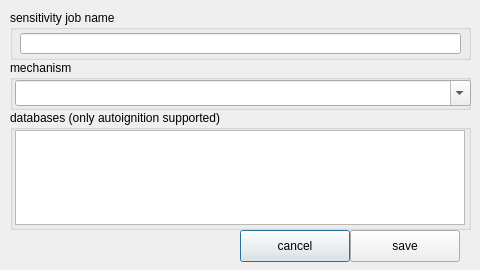
<?xml version="1.0" encoding="UTF-8"?>
<ui version="4.0">
 <class>Dialog</class>
 <widget class="QDialog" name="Dialog">
  <property name="geometry">
   <rect>
    <x>0</x>
    <y>0</y>
    <width>480</width>
    <height>270</height>
   </rect>
  </property>
  <property name="sizePolicy">
   <sizepolicy hsizetype="Fixed" vsizetype="Fixed">
    <horstretch>0</horstretch>
    <verstretch>0</verstretch>
   </sizepolicy>
  </property>
  <property name="windowTitle">
   <string>sensitivity calculation</string>
  </property>

  <widget class="QGroupBox" name="groupBox">
   <property name="geometry">
    <rect>
     <x>10</x>
     <y>10</y>
     <width>461</width>
     <height>50</height>
    </rect>
   </property>
   <property name="title">
    <string>sensitivity job name</string>
   </property>
   <property name="flat">
    <bool>true</bool>
   </property>
   <widget class="QLineEdit" name="txt_name">
    <property name="geometry">
     <rect>
      <x>10</x>
      <y>23</y>
      <width>441</width>
      <height>21</height>
     </rect>
    </property>
    <property name="readOnly">
     <bool>false</bool>
    </property>
   </widget>
  </widget>

  <widget class="QGroupBox" name="groupBoxMech">
   <property name="geometry">
    <rect>
     <x>10</x>
     <y>60</y>
     <width>461</width>
     <height>50</height>
    </rect>
   </property>
   <property name="title">
    <string>mechanism</string>
   </property>
   <property name="flat">
    <bool>true</bool>
   </property>

   <widget class="QComboBox" name="cb_mech">
    <property name="geometry">
     <rect>
      <x>5</x>
      <y>20</y>
      <width>456</width>
      <height>26</height>
     </rect>
    </property>
    <property name="editable">
     <bool>true</bool>
    </property>
    <property name="insertPolicy">
     <enum>QComboBox::NoInsert</enum>
    </property>
   </widget>
  </widget>

  <widget class="QGroupBox" name="groupBoxDbs">
   <property name="geometry">
    <rect>
     <x>10</x>
     <y>110</y>
     <width>461</width>
     <height>120</height>
    </rect>
   </property>
   <property name="title">
    <string>databases (only autoignition supported)</string>
   </property>
   <property name="flat">
    <bool>true</bool>
   </property>
   <widget class="QListView" name="list_dbs">
    <property name="enabled">
     <bool>true</bool>
    </property>
    <property name="geometry">
     <rect>
      <x>5</x>
      <y>20</y>
      <width>450</width>
      <height>95</height>
     </rect>
    </property>
   </widget>
  </widget>

  <widget class="QPushButton" name="btn_cancel">
   <property name="geometry">
    <rect>
     <x>240</x>
     <y>230</y>
     <width>110</width>
     <height>32</height>
    </rect>
   </property>
   <property name="text">
    <string>cancel</string>
   </property>
  </widget>
  <widget class="QPushButton" name="btn_save">
   <property name="geometry">
    <rect>
     <x>350</x>
     <y>230</y>
     <width>110</width>
     <height>32</height>
    </rect>
   </property>
   <property name="text">
    <string>save</string>
   </property>
  </widget>
 </widget>
 <resources/>
 <connections/>
</ui>
